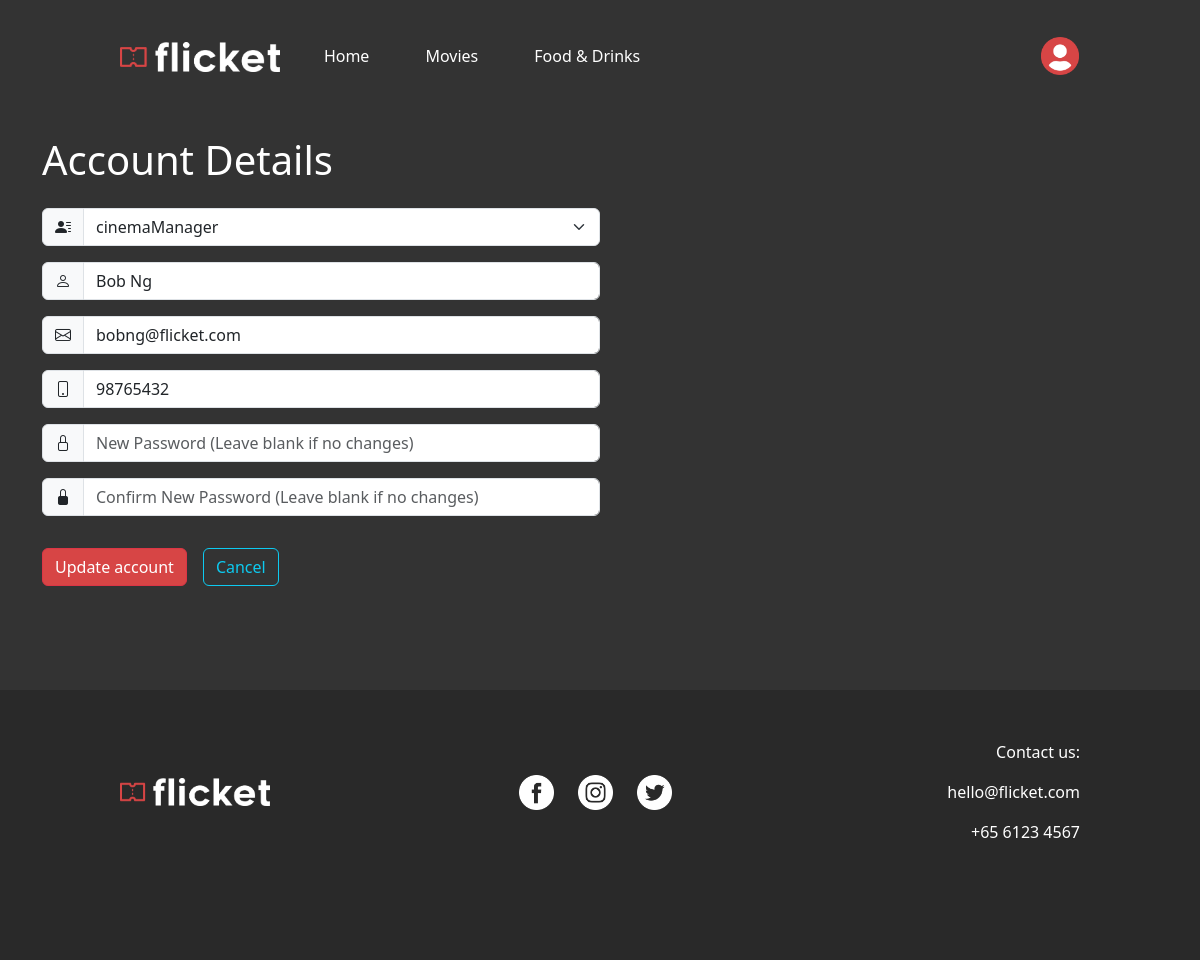
/editAccount/3 (signed in), run on the app's committed database.
### website/models.py (models this page shows)
class Account(db.Model, UserMixin): # Initialization of Database table's attributes
    id = db.Column(db.Integer, primary_key=True)
    userType = db.Column(db.String(12), nullable=False)
    fullName = db.Column(db.String(50), nullable=False)
    email = db.Column(db.String(50), unique=True, nullable=False)
    phoneNo = db.Column(db.Integer, nullable=False)
    password = db.Column(db.String(50), nullable=False)
    profile = db.relationship('Profile', backref='account', uselist=False, cascade="all, delete-orphan")

### website/auth.py (the view, shortened to what this page needs)
@auth.route('/editAccount/<int:id>', methods=['GET', 'POST']) # UPDATE ACCOUNT
@login_required
def editAccount(id):
    if current_user.userType != "userAdmin": # Prevent invalid logged in users from accessing
        return redirect(url_for('views.home'))
    else:
        accountDetails = Account.query.filter_by(id=id).first() # Get account details to pre-populate form
    return render_template("account/editAccount.html", accountDetails=accountDetails, account=current_user)

### website/__init__.py (called while the page is built)
def create_app():
    app = Flask(__name__, template_folder='templates', static_folder='static')
    app.config['SECRET_KEY'] = 'csit314flicket' # Secret key for session management
    basedir = os.path.abspath(os.path.dirname(__file__))
    app.config['SQLALCHEMY_DATABASE_URI'] = 'sqlite:///' + os.path.join(basedir, DB_NAME)
    db.init_app(app)
    from .views import views
    from .auth import auth
    app.register_blueprint(views, url_prefix='/')
    app.register_blueprint(auth, url_prefix='/')
    from .models import Account
    with app.app_context():
        db.create_all()
    login_manager = LoginManager()
    login_manager.login_view = 'views.home'
    login_manager.init_app(app)
    @login_manager.user_loader
    def load_user(id):
        return Account.query.get(int(id))
    return app

### website/templates/account/editAccount.html (shortened to what this page needs)
{% extends "base.html" %}
{% block content %}
    <h1>Account Details</h1>
    <form method="POST" class="w-50">
        <div class="input-group mt-4">
            <span class="input-group-text">
                <i class="bi bi-person-lines-fill"></i>
            </span>
            {% if accountDetails.userType == "customer" %}
                <input type="text" class="form-control" id="userType" name="userType" value="{{ accountDetails.userType }}" style="background-color: darkgray;" title="User type 'customer' cannot be changed" onclick="this.blur();" readonly>
            {% else %}
                <select class="form-select" id="userType" name="userType"  aria-label="Default select">
                    <option value="cinemaManager" {% if accountDetails.userType == "cinemaManager" %} selected {% endif %}>cinemaManager</option>
                </select>
            {% endif %}
        </div>
        <div class="input-group mt-3">
            <span class="input-group-text">
                <i class="bi bi-person"></i>
            </span>
            <input type="text" class="form-control" id="fullName" name="fullName" placeholder="Full Name" value="{{ accountDetails.fullName }}" required>
        </div>
        <div class="input-group mt-3">
            <span class="input-group-text">
                <i class="bi bi-envelope"></i>
            </span>
            <input type="email" class="form-control" id="email" name="email" placeholder="Email" value="{{ accountDetails.email }}" required>
        </div>
        <div class="input-group mt-3">
            <span class="input-group-text">
                <i class="bi bi-phone"></i>
            </span>
            <input type="tel" class="form-control" id="phoneNo" name="phoneNo" placeholder="Phone" pattern="(6|8|9)\d{7}" value="{{ accountDetails.phoneNo }}" required>
        </div>
        <div class="input-group mt-3">
            <span class="input-group-text">
                <i class="bi bi-lock"></i>
            </span>
            <input type="password" class="form-control" id="nPassword1" name="nPassword1" placeholder="New Password (Leave blank if no changes)">
        </div>
        <div class="input-group mb-2 mt-3">
            <span class="input-group-text">
                <i class="bi bi-lock-fill"></i>
            </span>
            <input type="password" class="form-control" id="nPassword2" name="nPassword2" placeholder="Confirm New Password (Leave blank if no changes)">
        </div>
        <div class="d-flex">
            <button type="submit" class="btn btn-danger my-4 me-3">Update account</button>
            <a href="/manageAccounts" class="btn btn-outline-info my-4">Cancel</a>
        </div>
    </form>
{% endblock %}

### website/static/style.css (style rules this page uses)
body { font-family: "Segoe UI", "Helvetica Neue"; background-color: #333; color: white; margin: 0%; overflow-x: hidden; }
.btn-danger { background-color: #d74545; }
a { color: skyblue; }
.bi { display: flex; align-items: center; }

### data on the page
Account: userType "cinemaManager", fullName "Bob Ng", email "bobng@flicket.com", phoneNo "98765432"
